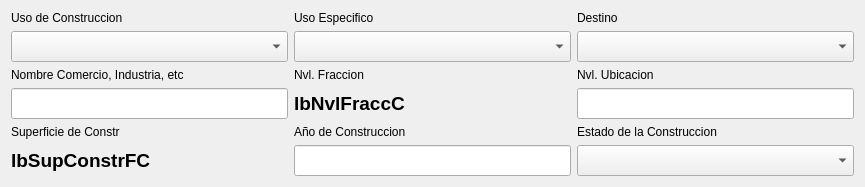
                   <widget class="QWidget" name="widget_13" native="true">
                    <layout class="QGridLayout" name="gridLayout_24">
                     <item row="2" column="1">
                      <widget class="QLabel" name="label_88">
                       <property name="text">
                        <string>Nvl. Fraccion</string>
                       </property>
                      </widget>
                     </item>
                     <item row="3" column="2">
                      <widget class="QLineEdit" name="leNvlUbicaC">
                       <property name="minimumSize">
                        <size>
                         <width>277</width>
                         <height>0</height>
                        </size>
                       </property>
                       <property name="font">
                        <font>
                         <pointsize>14</pointsize>
                         <weight>75</weight>
                         <bold>true</bold>
                        </font>
                       </property>
                      </widget>
                     </item>
                     <item row="5" column="1">
                      <widget class="QLineEdit" name="leAnioConsC">
                       <property name="minimumSize">
                        <size>
                         <width>277</width>
                         <height>0</height>
                        </size>
                       </property>
                       <property name="font">
                        <font>
                         <pointsize>14</pointsize>
                         <weight>75</weight>
                         <bold>true</bold>
                        </font>
                       </property>
                      </widget>
                     </item>
                     <item row="0" column="2">
                      <widget class="QLabel" name="label_89">
                       <property name="text">
                        <string>Destino</string>
                       </property>
                      </widget>
                     </item>
                     <item row="0" column="1">
                      <widget class="QLabel" name="label_90">
                       <property name="text">
                        <string>Uso Especifico</string>
                       </property>
                      </widget>
                     </item>
                     <item row="2" column="0">
                      <widget class="QLabel" name="label_91">
                       <property name="text">
                        <string>Nombre Comercio, Industria, etc</string>
                       </property>
                      </widget>
                     </item>
                     <item row="3" column="1">
                      <widget class="QLabel" name="lbNvlFraccC">
                       <property name="minimumSize">
                        <size>
                         <width>277</width>
                         <height>0</height>
                        </size>
                       </property>
                       <property name="font">
                        <font>
                         <pointsize>14</pointsize>
                         <weight>75</weight>
                         <bold>true</bold>
                        </font>
                       </property>
                       <property name="text">
                        <string>lbNvlFraccC</string>
                       </property>
                      </widget>
                     </item>
                     <item row="5" column="0">
                      <widget class="QLabel" name="lbSupConstrFC">
                       <property name="minimumSize">
                        <size>
                         <width>277</width>
                         <height>0</height>
                        </size>
                       </property>
                       <property name="font">
                        <font>
                         <pointsize>14</pointsize>
                         <weight>75</weight>
                         <bold>true</bold>
                        </font>
                       </property>
                       <property name="text">
                        <string>lbSupConstrFC</string>
                       </property>
                      </widget>
                     </item>
                     <item row="4" column="1">
                      <widget class="QLabel" name="label_92">
                       <property name="text">
                        <string>Año de Construccion</string>
                       </property>
                      </widget>
                     </item>
                     <item row="4" column="0">
                      <widget class="QLabel" name="label_93">
                       <property name="text">
                        <string>Superficie de Constr</string>
                       </property>
                      </widget>
                     </item>
                     <item row="0" column="0">
                      <widget class="QLabel" name="label_94">
                       <property name="text">
                        <string>Uso de Construccion</string>
                       </property>
                      </widget>
                     </item>
                     <item row="2" column="2">
                      <widget class="QLabel" name="label_95">
                       <property name="text">
                        <string>Nvl. Ubicacion</string>
                       </property>
                      </widget>
                     </item>
                     <item row="1" column="2">
                      <widget class="QComboBox" name="cmbDestinoC">
                       <property name="minimumSize">
                        <size>
                         <width>277</width>
                         <height>0</height>
                        </size>
                       </property>
                       <property name="maximumSize">
                        <size>
                         <width>500</width>
                         <height>16777215</height>
                        </size>
                       </property>
                       <property name="font">
                        <font>
                         <pointsize>14</pointsize>
                         <weight>75</weight>
                         <bold>true</bold>
                        </font>
                       </property>
                       <property name="styleSheet">
                        <string notr="true">QComboBox QAbstractItemView::item { min-height: 25;}
QListView{color: black ; font-size: 16px; outline:none; font-weight:bold}QListView::item:selected { color: red; background-color: lightgray;}</string>
                       </property>
                      </widget>
                     </item>
                     <item row="3" column="0">
                      <widget class="QLineEdit" name="leNombreC">
                       <property name="minimumSize">
                        <size>
                         <width>277</width>
                         <height>0</height>
                        </size>
                       </property>
                       <property name="font">
                        <font>
                         <pointsize>14</pointsize>
                         <weight>75</weight>
                         <bold>true</bold>
                        </font>
                       </property>
                      </widget>
                     </item>
                     <item row="1" column="1">
                      <widget class="QComboBox" name="cmbUsoEspC">
                       <property name="minimumSize">
                        <size>
                         <width>277</width>
                         <height>0</height>
                        </size>
                       </property>
                       <property name="maximumSize">
                        <size>
                         <width>500</width>
                         <height>16777215</height>
                        </size>
                       </property>
                       <property name="font">
                        <font>
                         <pointsize>14</pointsize>
                         <weight>75</weight>
                         <bold>true</bold>
                        </font>
                       </property>
                       <property name="styleSheet">
                        <string notr="true">QComboBox QAbstractItemView::item { min-height: 25;}
QListView{color: black ; font-size: 16px; outline:none; font-weight:bold}QListView::item:selected { color: red; background-color: lightgray;}</string>
                       </property>
                      </widget>
                     </item>
                     <item row="5" column="2">
                      <widget class="QComboBox" name="cmbEdoConstrC">
                       <property name="minimumSize">
                        <size>
                         <width>277</width>
                         <height>0</height>
                        </size>
                       </property>
                       <property name="maximumSize">
                        <size>
                         <width>500</width>
                         <height>16777215</height>
                        </size>
                       </property>
                       <property name="font">
                        <font>
                         <pointsize>14</pointsize>
                         <weight>75</weight>
                         <bold>true</bold>
                        </font>
                       </property>
                       <property name="styleSheet">
                        <string notr="true">QComboBox QAbstractItemView::item { min-height: 25;}
QListView{color: black ; font-size: 16px; outline:none; font-weight:bold}QListView::item:selected { color: red; background-color: lightgray;}</string>
                       </property>
                      </widget>
                     </item>
                     <item row="4" column="2">
                      <widget class="QLabel" name="label_96">
                       <property name="text">
                        <string>Estado de la Construccion</string>
                       </property>
                      </widget>
                     </item>
                     <item row="1" column="0">
                      <widget class="QComboBox" name="cmbUsoConstrC">
                       <property name="minimumSize">
                        <size>
                         <width>277</width>
                         <height>0</height>
                        </size>
                       </property>
                       <property name="maximumSize">
                        <size>
                         <width>500</width>
                         <height>16777215</height>
                        </size>
                       </property>
                       <property name="font">
                        <font>
                         <pointsize>14</pointsize>
                         <weight>75</weight>
                         <bold>true</bold>
                        </font>
                       </property>
                       <property name="styleSheet">
                        <string notr="true">QComboBox QAbstractItemView::item { min-height: 25; width:auto}
QListView{color: black ; font-size: 16px; outline:none; font-weight:bold}QListView::item:selected { color: red; background-color: lightgray;}</string>
                       </property>
                      </widget>
                     </item>
                    </layout>
                   </widget>
